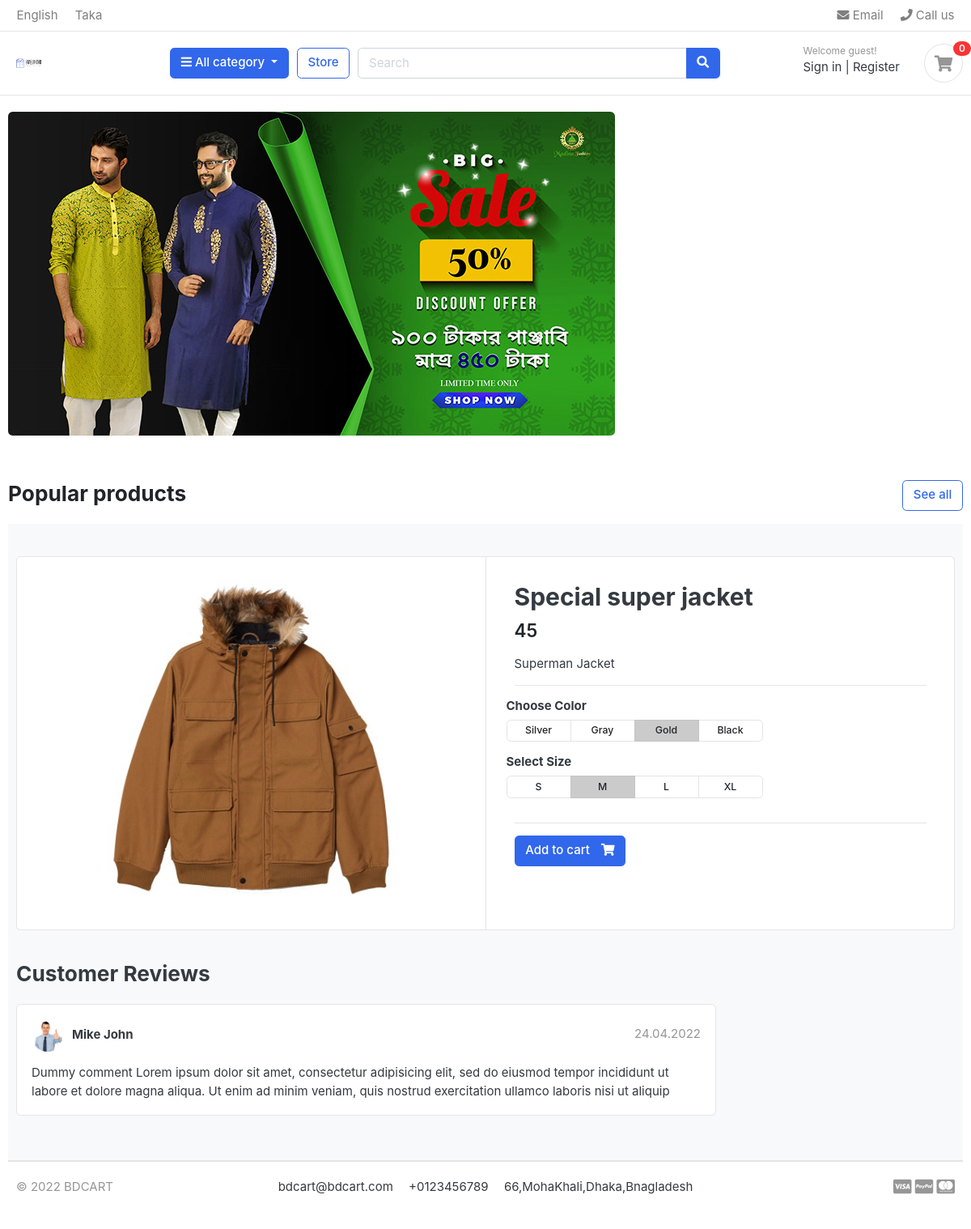
Screenshot of /store/category/jackets/special-super-jacket/ with the database file from the repository.
### store/models.py (models this page shows, shortened)
class Product(models.Model):
    product_name    = models.CharField(max_length=200, unique=True)
    slug            = models.SlugField(max_length=200, unique=True)
    description     = models.TextField(max_length=500, blank=True)
    price           = models.IntegerField()
    images          = models.ImageField(upload_to='photos/products')
    stock           = models.IntegerField()
    is_available    = models.BooleanField(default=True)
    category        = models.ForeignKey(Category, on_delete=models.CASCADE)
    created_date    = models.DateTimeField(auto_now_add=True)
    modified_date   = models.DateTimeField(auto_now=True)

### store/views.py (the view)
# urls.py: path('category/<slug:category_slug>/<slug:product_slug>/', views.product_detail, name='product_detail'),
def product_detail(request,category_slug,product_slug):
    try:
        single_product = Product.objects.get(category__slug=category_slug, slug=product_slug)
        in_cart=CartItem.objects.filter(cart__cart_id=_cart_id(request),product=single_product).exists()
    except Exception as e:
        raise e
    context = {
        'single_product': single_product,
        'in_cart': in_cart,
    }
    return render(request,'store/product_detail.html',context)

### carts/context_processors.py (called while the page is built)
def counter(request):
    cart_count=0
    if 'admin' in request.path:
        return()
    else:
        try:
            cart=Cart.objects.filter(cart_id=_cart_id(request))
            cart_items=CartItem.objects.all().filter(cart=cart[:1])
            for cart_item in cart_items:
                cart_count+=cart_item.quantity
        except Cart.DoesNotExist:
            cart_count=0
    return dict(cart_count=cart_count)

### carts/views.py (called while the page is built)
def _cart_id(request):
    cart = request.session.session_key
    if not cart:
        cart = request.session.create()
    return cart

### category/context_processors.py (called while the page is built)
def menu_links(request):
 links =Category.objects.all()
 return dict(links=links)

### category/models.py (called while the page is built)
    def get_url(self):
            return reverse('products_by_category', args=[self.slug])

### templates/store/product_detail.html
{% extends 'base.html' %}
{% load static %}
{% block content %}
<section class="section-content padding-y bg">
    <div class="container">
    <div class="card">
        <div class="row no-gutters">
            <aside class="col-md-6">
    <article class="gallery-wrap">
        <div class="img-big-wrap">
           <a href="#"><img src="{{ single_product.images.url }}"></a>
        </div>
    </article>
            </aside>
            <main class="col-md-6 border-left">
    <article class="content-body">
    <h2 class="title">{{ single_product.product_name }}</h2>
    <div class="mb-3">
        <var class="price h4">{{ single_product.price }}</var>
    </div>
    <p>{{ single_product.description }}</p>
    <hr>
        <div class="row">
            <div class="item-option-select">
                <h6>Choose Color</h6>
                <div class="btn-group btn-group-sm btn-group-toggle" data-toggle="buttons">
                  <label class="btn btn-light">
                    <input type="radio" name="radio_color"> Silver
                  </label>
                  <label class="btn btn-light">
                    <input type="radio" name="radio_color" > Gray
                  </label>
                  <label class="btn btn-light active">
                    <input type="radio" name="radio_color checked"> Gold
                  </label>
                  <label class="btn btn-light">
                    <input type="radio" name="radio_color"> Black
                  </label>
                </div>
            </div>
        </div>
        <div class="row">
            <div class="item-option-select">
                <h6>Select Size</h6>
                <div class="btn-group btn-group-sm btn-group-toggle" data-toggle="buttons">
                  <label class="btn btn-light">
                    <input type="radio" name="radio_color"> S
                  </label>
                  <label class="btn btn-light active">
                    <input type="radio" name="radio_color" checked> M
                  </label>
                  <label class="btn btn-light">
                    <input type="radio" name="radio_color"> L
                  </label>
                  <label class="btn btn-light">
                    <input type="radio" name="radio_color"> XL
                  </label>
                </div>
            </div>
        </div>
        <hr>
        {% if in_cart %}
        <a href="#" class="btn  btn-success"> <span class="text">Added to cart</span> <i class="fas fa-check"></i>  </a>
        <a href="{% url 'cart' %}" class="btn  btn-outline-primary"> <span class="text">View Cart</span> <i class="fas fa-eye"></i>  </a>
        {% else %}
        <a href="{% url 'add_cart' single_product.id %}" class="btn  btn-primary"> <span class="text">Add to cart</span> <i class="fas fa-shopping-cart"></i>  </a>
        {% endif %}
    </article>
            </main>
        </div>
    </div>
    <br>
<div class="row">
			<div class="col-md-9">
	<header class="section-heading">
		<h3>Customer Reviews </h3>
	</header>
	<article class="box mb-3">
		<div class="icontext w-100">
			<img src="{% static '\images\avatars\avatar3.jpg' %} " class="img-xs icon rounded-circle">
			<div class="text">
				<span class="date text-muted float-md-right">24.04.2022 </span>
				<h6 class="mb-1">Mike John </h6>
			</div>
		</div>
		<div class="mt-3">
			<p>
				Dummy comment Lorem ipsum dolor sit amet, consectetur adipisicing elit, sed do eiusmod
				tempor incididunt ut labore et dolore magna aliqua. Ut enim ad minim veniam,
				quis nostrud exercitation ullamco laboris nisi ut aliquip
			</p>
		</div>
	</article>
	</div>
</div>
</div>
</section>
    {% endblock %}

### static/css/ui.css (style rules this page uses)
html { font-family: "Inter", sans-serif; font-size: 15px; }
.content-body { flex: 1 1 auto; padding: 2rem 2.3rem; }
.img-xs, .img-sm, .img-md, .img-lg { -o-object-fit: cover; object-fit: cover; flex-shrink: 0; flex-grow: 0; }
.img-xs { width: 40px; height: 40px; }
.padding-y { padding-top: 40px; padding-bottom: 40px; }
var { font-style: normal; }
article:after, .form-group:after { display: block; clear: both; content: ""; }
.bg { background-color: #f8f9fa; }
.section-heading { margin-bottom: 20px; margin-top: 15px; }
p:last-child { margin-bottom: 0; }
.btn-light { background-color: #fff; border-color: #e4e4e4; }
.btn .text + i { margin-left: 10px; }
.icontext { display: inline-flex; align-items: center; vertical-align: middle; }
.icontext .text { width: 100%; line-height: 1.2; }
.icontext .icon { position: relative; margin-right: 10px; flex-shrink: 0; flex-grow: 0; }
.price { font-weight: 600; color: #212529; }
.box { padding: 18px; background: #fff; border-radius: 0.37rem; border: 1px solid #e4e4e4; }
.box img { max-width: 100%; }
.gallery-wrap .img-big-wrap { margin-bottom: 10px; border-radius: 0.37rem; overflow: hidden; background-color: #fff; }
.gallery-wrap .img-big-wrap a { text-align: center; display: block; }
.gallery-wrap .img-big-wrap img { height: 450px; width: auto; display: inline-block; }
.item-option-select { margin-bottom: 1rem; display: inline-block; margin-right: 15px; }
.item-option-select .btn { min-width: 80px; }

### rows the page displays
Product: images (picture), product_name "Special super jacket", price "45", description "Superman Jacket"

### other values shown
{{ cart_count }} "0"
